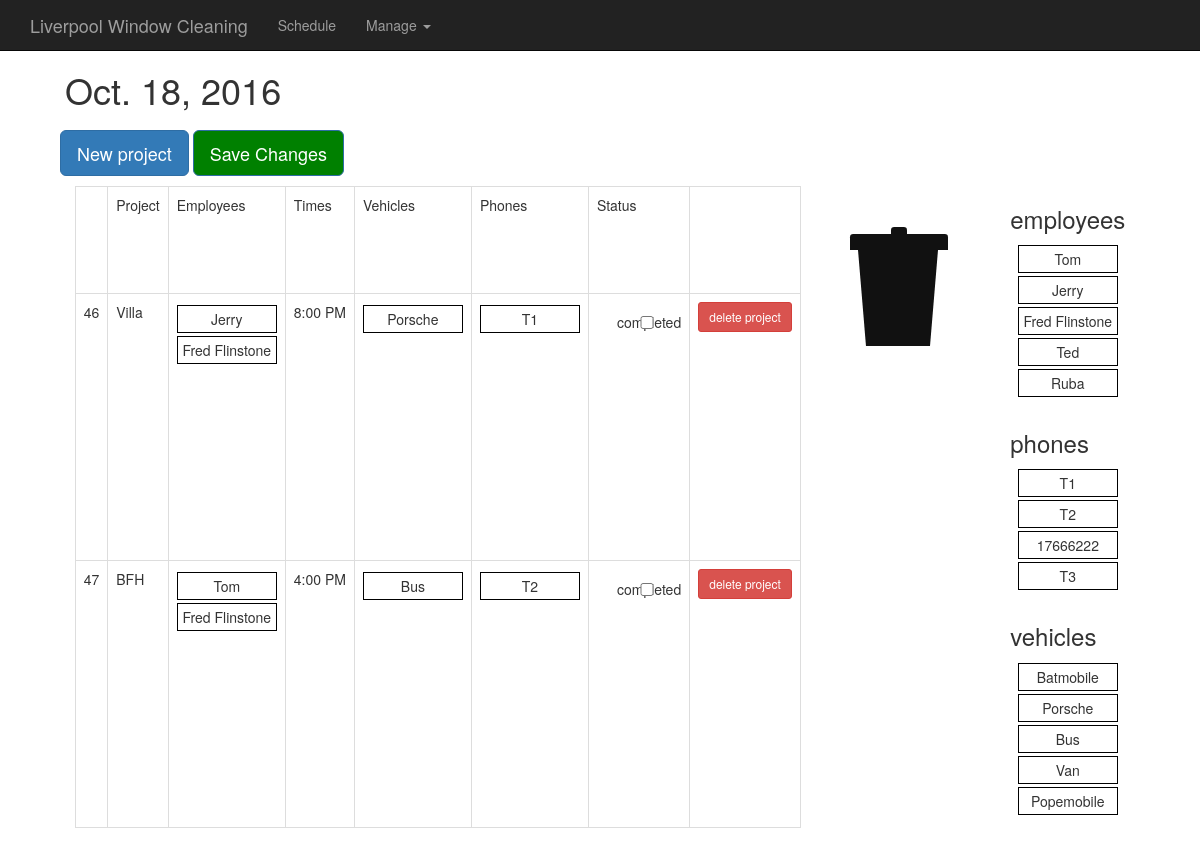
The app's page /, older data.
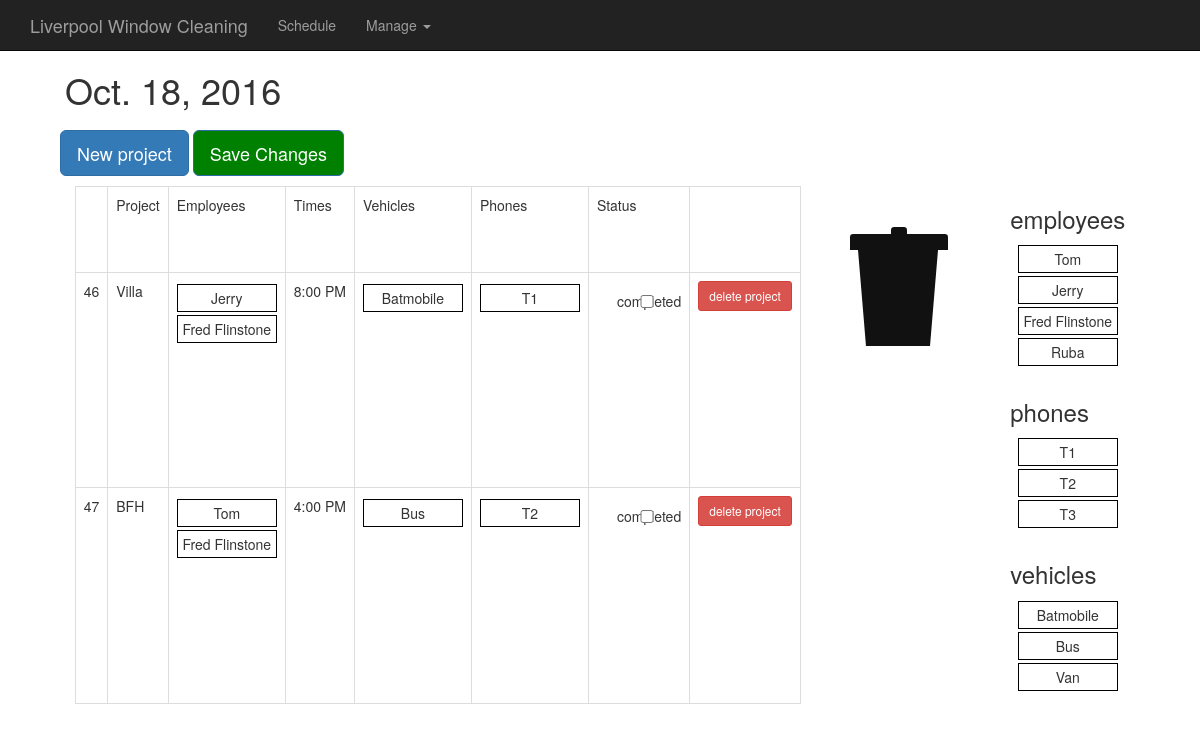
The same page, newer data.
### daily/models.py (models this page shows, shortened)
class Project(models.Model):
  complete = 'CMP'
  incomplete = 'INCMP'
  status_choices = (
      (complete, 'complete'),
      (incomplete, 'incomplete'),
      )
  name = models.CharField(max_length=200)
  date = models.DateField('Date', default=timezone.now().date())
  time = models.TimeField('Time', default=timezone.now().time())
  employee = models.ManyToManyField(Employee)
  phone = models.ManyToManyField(Phone)
  vehicle = models.ManyToManyField(Vehicle)
  status = models.CharField(
      max_length=5,
      choices=status_choices,
      default=incomplete
      )

class Employee(models.Model):
  name = models.CharField(max_length=100)
  category = models.ManyToManyField(Category)

class Vehicle(models.Model):
  name = models.CharField(max_length=100)

class Phone(models.Model):
  number = models.CharField(max_length=10)

### daily/views.py (the view)
# urls.py: url(r'^$', views.index, name='index'),
def index(request):
  today = timezone.now().date()
  incompletes = Project.objects.filter(status='INCMP')
  employees = Employee.objects.all()
  phones = Phone.objects.all()
  vehicles = Vehicle.objects.all()
  date = datetime.date(int(today.year), int(today.month), int(today.day))
  context = {'date': date, 'schedule': incompletes, 'date': today,
      'emp_names': employees, 'phones': phones, 'vehicles': vehicles}
  return render(request, 'daily/daily.html/', context)

### daily/templates/daily/daily.html (shortened to what this page needs)
{% extends 'daily/base.html' %}
{% load static %}
{% block content %}
      <div class="container">
      <div class="starter-template">
        <h1 id="date">{{ date }}</h1>
      </div>
    </div>
    <div id="daily-view">
        <div id="form-fields">
          <button type="button" class="btn btn-primary btn-lg" id="new-proj-button" onclick="addProject()">New project</button>
             <button type="button" class="btn btn-primary btn-lg"
              id="save-button" onclick="updateSchedule()">Save Changes</button>
        </div>
        <div class="h-box">
        <table class="table table-bordered" id="daily-table">
          <tbody>
            <tr>
              <td>  </td>
              <td>Project</td>
              <td>Employees</td>
              <td>Times</td>
              <td>Vehicles</td>
              <td>Phones</td>
              <td>Status </td>
              <td></td>
            </tr>
            {% for project in schedule.all %}
            <tr id={{ project.id }} class ="project">
              <td>{{ project.id }}</td>
              <td class="name-td">{{ project.name }}</td>
              <td>
                <ol class='sortable_with_drop employee_list'>
                  {% for emp in project.employee.all %}
                  <li class="flex-li employee">{{ emp.name }}</li>
                  {% endfor %}
                </ol>
              </td>
              <td class="time-td"><span>{{project.time|time:"g:i A"}}<span></td>
              <td>
                <ol class='sortable_with_drop vehicle_list'>
                  {% for v in project.vehicle.all %}
                  <li class="flex-li vehicle">{{ v.name }}</li>
                  {% endfor %}
                </ol>
              </td>
              <td>
                <ol class='sortable_with_drop phone_list'>
                  {% for tel in project.phone.all %}
                  <li class="flex-li telephone">{{ tel.number }}</li>
                  {% endfor %}
                </ol>
              </td>
              <td>
                <div class="checkbox">
                  <label>
                    <input type="checkbox" class="chk-box"> completed
                  </label>
                </div>
              </td>
              <td>
                <button type="button" class="btn btn-sm btn-danger
                  delete">delete project</button>
              </td>
              {% endfor %}
            </tbody>
          </table>
          <ol class='trash employee_trash'>
            <li>
                <div class="lid"></div>
                <div class="lidcap"></div>
                <div class="bin"></div>
              </li>
            </ol>
          <div class="v-box" id="sources">
            <h3>employees</h3>
            <ol class='sortable_with_no_drop' id="emps-source">
              {% for emp in emp_names.all %}
              <li class="flex-li employee">{{ emp.name }}</li>
              {% endfor %}
            </ol>
            <h3>phones</h3>
            <ol class='sortable_with_no_drop' id="phones-source">
              {% for phone in phones.all %}
              <li class="flex-li telephone">{{ phone.number }}</li>
              {% endfor %}
            </ol>
            <h3>vehicles</h3>
            <ol class='sortable_with_no_drop' id="vehicles-source">
              {% for v in vehicles.all %}
              <li class="flex-li vehicle">{{ v.name }}</li>
              {% endfor %}
            </ol>
          </div>
        </div>
      </div>
    </body>
    {% endblock %}

Row changes from the older to the newer data that the page shows:
removed Vehicle: name "Porsche"
removed Employee: name "Ted", shown under "employees"
removed Phone: number "17666222", shown under "phones"
removed Vehicle: name "Popemobile", shown under "vehicles"
changed Project "Villa": gains Vehicle (name "Batmobile")
